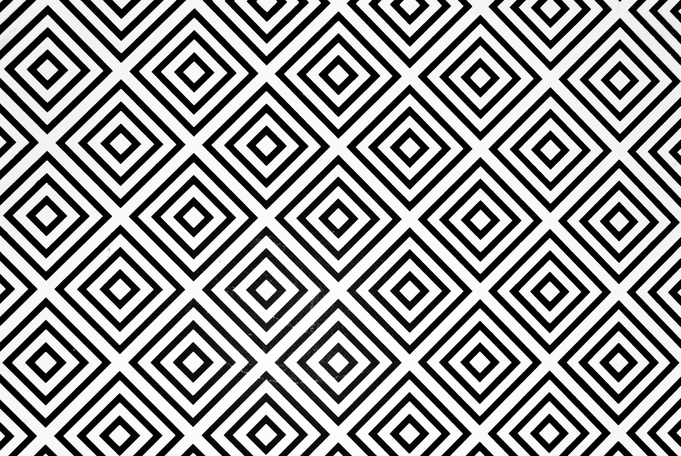
#> input picture pictures/tzLab4/3-1.jpg, 681 x 456 px, shrunk from 3827 x 2562 before the run, found by its file name
$ python lab4_1.py   (older library calls are emulated)
#> lines starting #> are read from the running program, lines starting #| are printed output that depends on the picture
import cv2
import numpy as np

paths = [r".\pictures\tzLab4\3-1.jpg", r".\pictures\tzLab4\3-2.jpg", r".\pictures\tzLab4\3-3.jpg"]

imgs = [ cv2.imread(path,flags=cv2.IMREAD_COLOR) for path in paths]
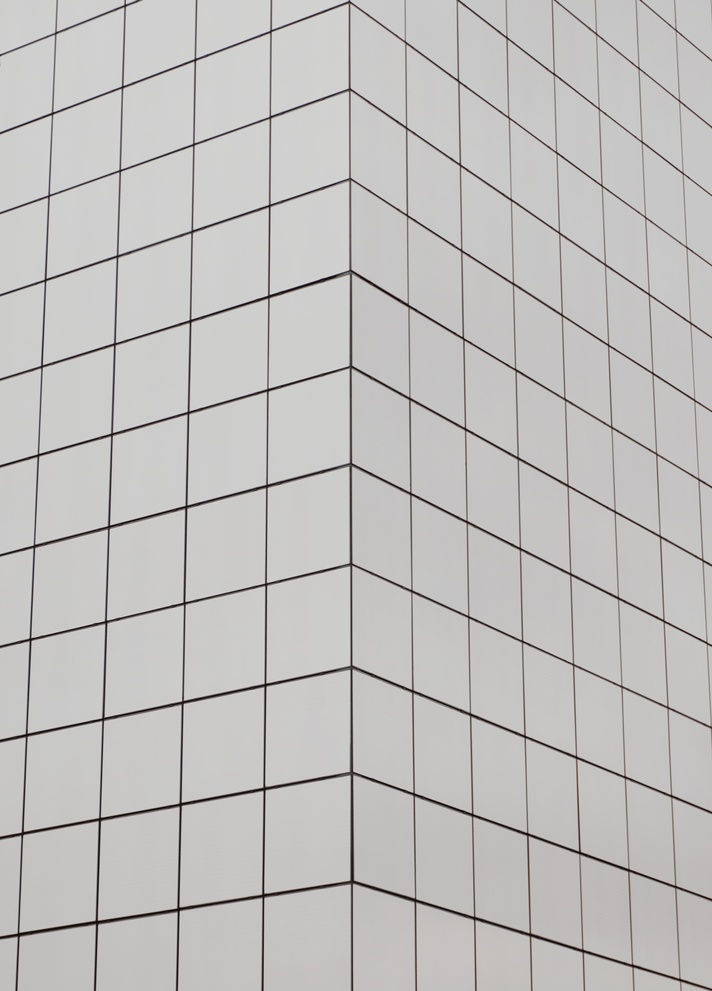
#> input picture pictures/tzLab4/3-2.jpg, 712 x 991 px, shrunk from 4000 x 5564 before the run, found by its file name
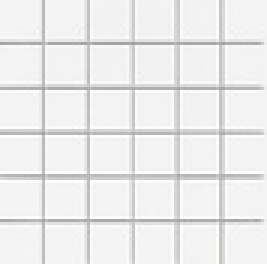
#> input picture pictures/tzLab4/3-3.jpg, 89 x 88 px, shrunk from 500 x 497 before the run, found by its file name (shown 3 times larger)
#> imgs = 3 items
grayimg = [ cv2.cvtColor(img, cv2.COLOR_BGR2GRAY) for img in imgs]
#> grayimg = 3 items

sobelImgsX = [cv2.Sobel(img, cv2.CV_32F, 1, 0, 3, 1) for img in grayimg]
#> sobelImgsX = 3 items
sobelImgsY = [cv2.Sobel(img, cv2.CV_32F, 0, 1, 3, 1) for img in grayimg]
#> sobelImgsY = 3 items
sobelImgs = [cv2.magnitude(sobelImgsX[i], sobelImgsY[i]) for i in range(len(grayimg))]
#> sobelImgs = 3 items
laplasImgs = [cv2.Laplacian(img, cv2.CV_32F, 3, 1) for img in grayimg]
#> laplasImgs = 3 items

for img in sobelImgs:
    cv2.imshow("Sobel "+str(id(img)), cv2.convertScaleAbs(img))
    cv2.imwrite("lab4/Sobel"+str(id(img))+".jpg",cv2.convertScaleAbs(img))
#> this loop made 3 passes
#> pass 1, `cv2.imshow("Sobel "+str(id(img)), cv2.convertScaleAbs(img))`:
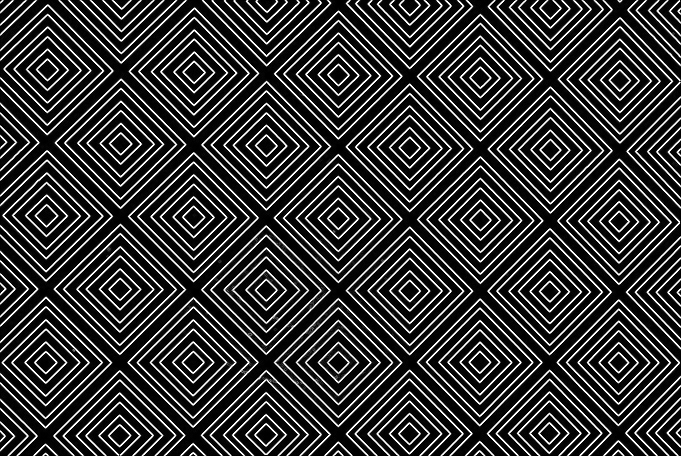
#> window 'Sobel 139779177099312': shape (456, 681); min 0, max 255, mean 55.1
#> pass 2, `cv2.imshow("Sobel "+str(id(img)), cv2.convertScaleAbs(img))`:
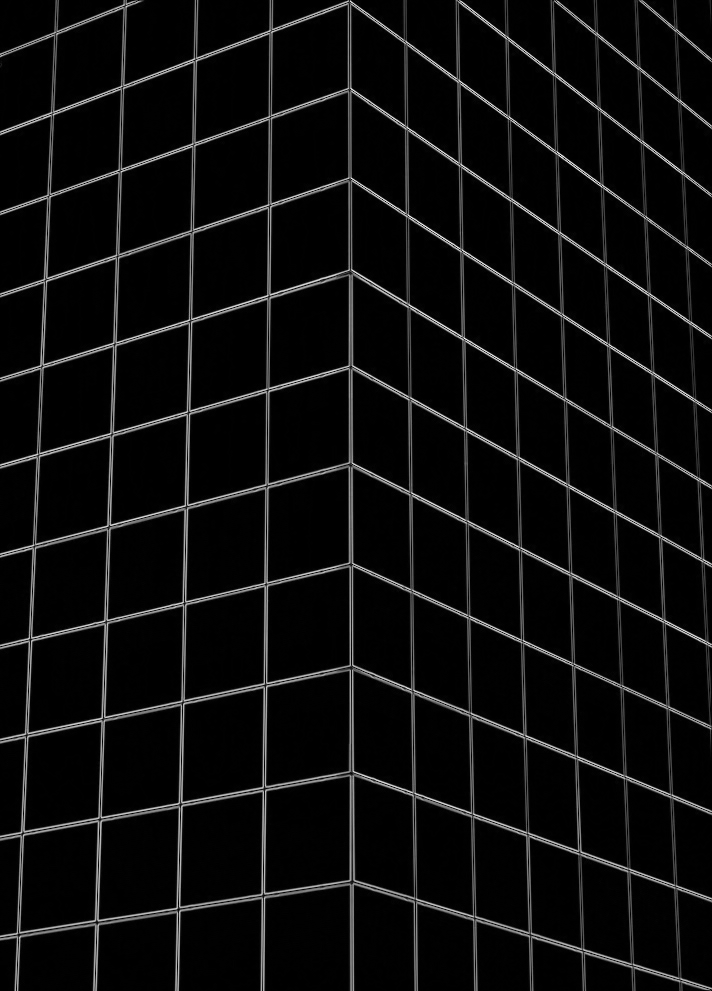
#> window 'Sobel 139779177099408': shape (991, 712); min 0, max 248, mean 13.2

for img in laplasImgs:
    cv2.imshow("Laplas "+str(id(img)), cv2.convertScaleAbs(img))
    cv2.imwrite("lab4/Laplas"+str(id(img))+".jpg",cv2.convertScaleAbs(img))
#> this loop made 3 passes
#> pass 1, `cv2.imshow("Laplas "+str(id(img)), cv2.convertScaleAbs(img))`:
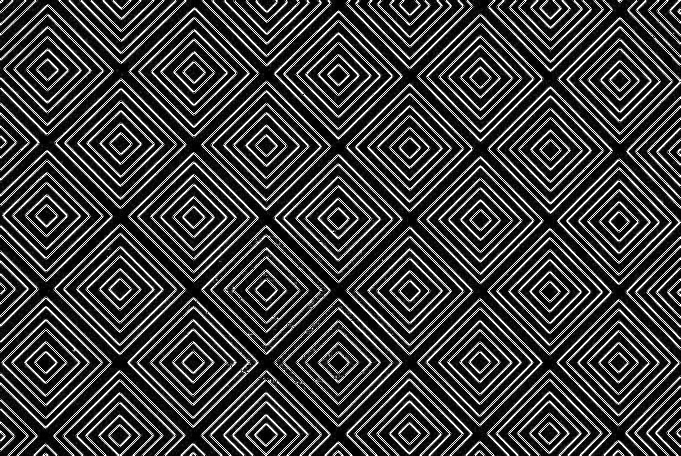
#> window 'Laplas 139779177099600': shape (456, 681); min 0, max 255, mean 60.2
#> pass 2, `cv2.imshow("Laplas "+str(id(img)), cv2.convertScaleAbs(img))`:
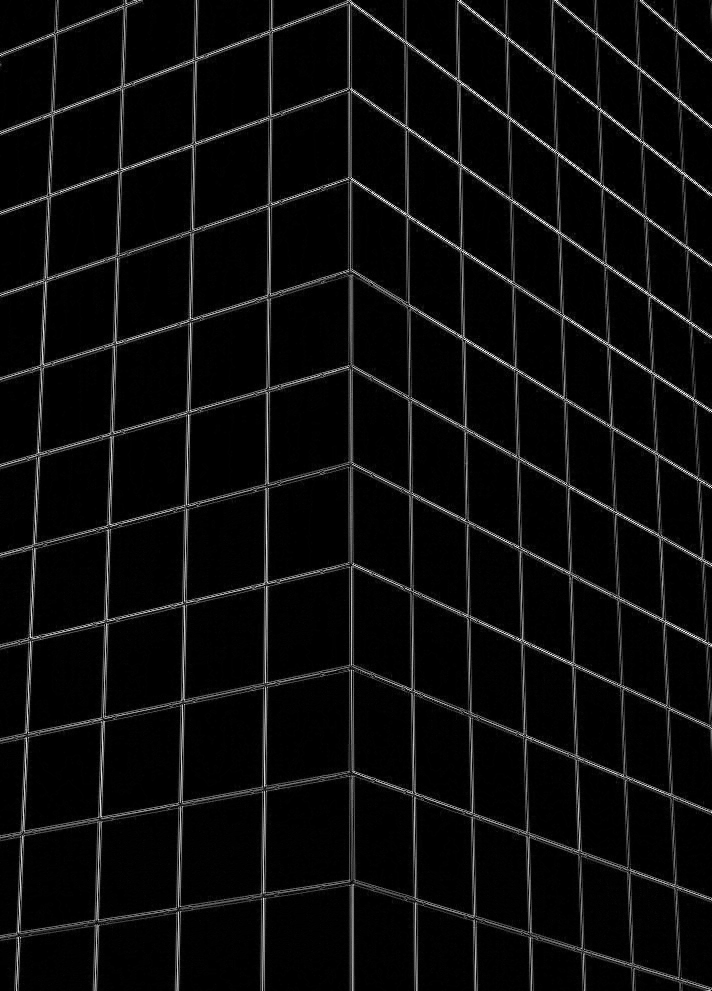
#> window 'Laplas 139779177099696': shape (991, 712); min 0, max 255, mean 12


cv2.waitKey(0)
